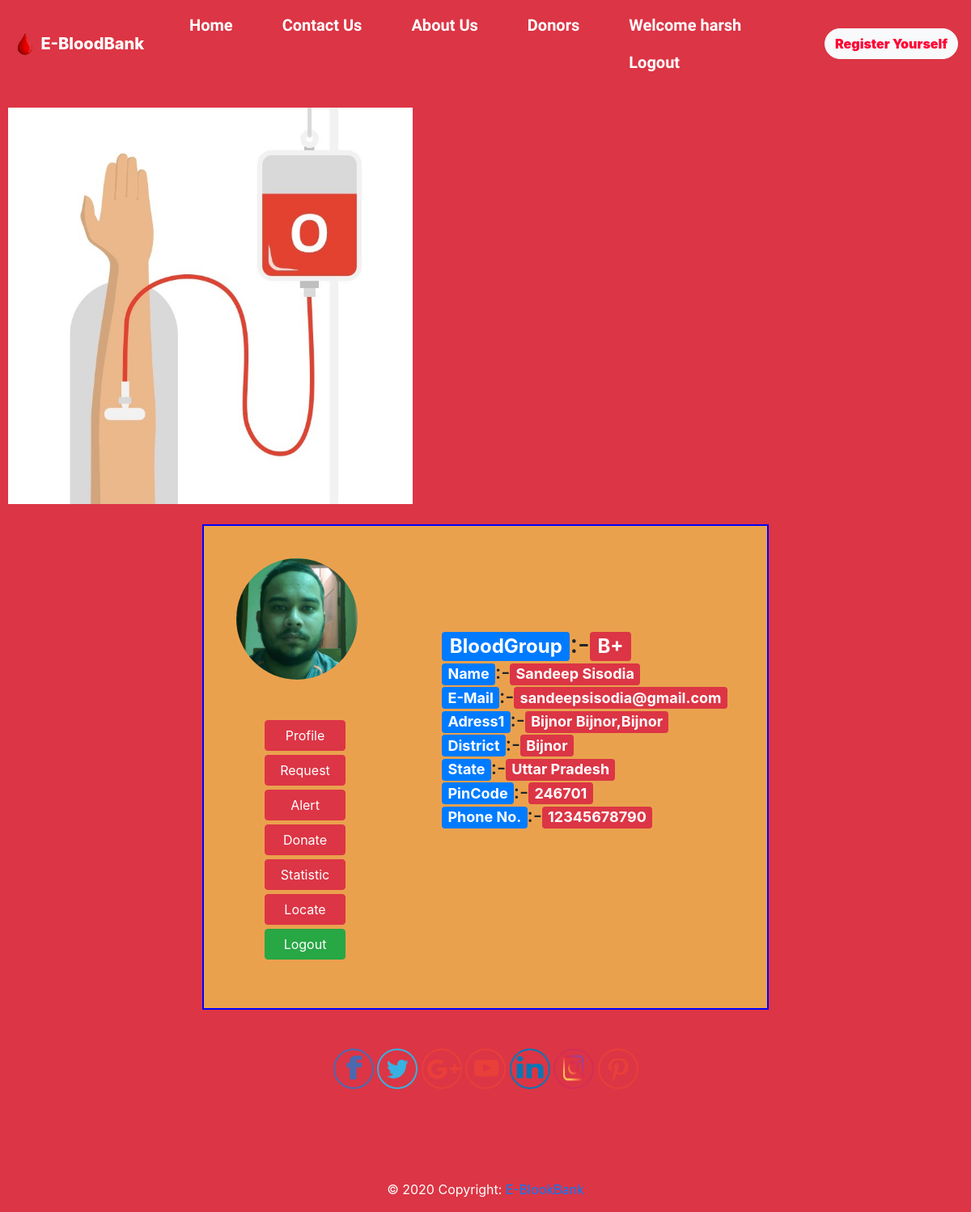
/main_app/donorProfile/2 (signed in), run on the app's committed database.
### main_app/models.py (models this page shows, shortened)
class Donor_details(models.Model):
    donor_id = models.AutoField
    donor_name = models.CharField(max_length=100)
    donor_bloodgroup = models.CharField(max_length=10)
    donor_address = models.CharField(max_length=500)
    donor_state = models.CharField(max_length=50)
    donor_district = models.CharField(max_length=50)
    donor_city = models.CharField(max_length=50)
    donor_pincode = models.IntegerField(default=0)
    donor_phone_number = models.IntegerField(default=0)
    donor_email_id = models.CharField(max_length=50)
    donor_profile_pic = models.ImageField(upload_to='profiles')

### main_app/views.py (the view)
# urls.py: path('donorProfile/<int:donorid>',views.donorProf,name='donorProfile'),
@login_required
def donorProf(request,donorid):
    donor = Donor_details.objects.filter(id=donorid)
    return render(request,'donorProfile.html',{'donor':donor[0]})

### main_app/templates/donorProfile.html (shortened to what this page needs)
{% extends 'basic.html' %}
{% block body %}
<div class="row">
  <img
    src="/static/sandonorimage.jpg"
    alt=""
    srcset=""
    style="max-width: 500px; min-width: 0px;margin:25px"
  />
  <div
    class="donorbox"
    style="
      margin: auto;
      border: 2px solid blue;
      width: 700px;
      height: 600px;
      background-color: #eaa14e;
    "
  >
    <div class="row">
    <div class="box" style="width: 230px;height:500px ;margin-left: 15px;display: inline;">
      <img
        src="/media/{{donor.donor_profile_pic}}"
        alt=""
        srcset=""
        class="rounded-circle"
        style="width: 150px;margin-left: 40px;margin-top: 40px;"
      />
      <button type="button" class="btn btn-danger" style="margin-left: 75px;margin-top: 50px;width: 100px;">Profile</button>
      <button type="button" class="btn btn-danger" style="margin-left: 75px;margin-top: 5px;width: 100px;">Request</button>
      <button type="button" class="btn btn-danger" style="margin-left: 75px;margin-top: 5px;width: 100px;">Alert</button>
      <button type="button" class="btn btn-danger" style="margin-left: 75px;margin-top: 5px;width: 100px;">Donate</button>
      <button type="button" class="btn btn-danger" style="margin-left: 75px;margin-top: 5px;width: 100px;">Statistic</button>
      <button type="button" class="btn btn-danger" style="margin-left: 75px;margin-top: 5px;width: 100px;">Locate</button>
      <button type="button" class="btn btn-success" style="margin-left: 75px;margin-top: 5px;width: 100px;"><a style="text-decoration: none;color: white;" href="/accounts/logout/">Logout</a></button>
    </div>
      <div class="namemail" style="margin: auto;">
        <h2 style="margin: auto;"><span class="badge badge-primary">BloodGroup</span>:-<span class="badge badge-danger">{{donor.donor_bloodgroup}}</span></h2>
        <h4 style="margin: auto;"><span class="badge badge-primary">Name</span>:-<span class="badge badge-danger">{{donor.donor_name}}</span></h4>
        <h4 style="margin: auto;"><span class="badge badge-primary">E-Mail</span>:-<span class="badge badge-danger">{{donor.donor_email_id}}</span></h4>
        <h4 style="margin: auto;"><span class="badge badge-primary">Adress1</span>:-<span class="badge badge-danger">{{donor.donor_address}},{{donor.donor_city}}</span></h4>
        <h4 style="margin: auto;"><span class="badge badge-primary">District</span>:-<span class="badge badge-danger">{{donor.donor_district}}</span></h4>
        <h4 style="margin: auto;"><span class="badge badge-primary">State</span>:-<span class="badge badge-danger">{{donor.donor_state}}</span></h4>
        <h4 style="margin: auto;"><span class="badge badge-primary">PinCode</span>:-<span class="badge badge-danger">{{donor.donor_pincode}}</span></h4>
        <h4 style="margin: auto;"><span class="badge badge-primary">Phone No.</span>:-<span class="badge badge-danger">{{donor.donor_phone_number}}</span></h4>
      </div>
    </div>
  </div>
</div>
{% endblock body %}

### main_app/templates/basic.html (shortened to what this page needs)
<!doctype html>
<html lang="en">
  <head>
    <link rel="stylesheet" href="https://stackpath.bootstrapcdn.com/bootstrap/4.5.0/css/bootstrap.min.css">
    <link rel="stylesheet" href="https://cdnjs.cloudflare.com/ajax/libs/font-awesome/4.7.0/css/font-awesome.min.css">
   <body>
     <div class="navigation">
      <nav class="navbar navbar-expand-lg">
        <a class="navbar-brand" style="text-decoration: none;" href="/">
          <img
            src="/static/favicon.png"
            width="30"
            height="30"
            class="d-inline-block align-top"
            alt=""
            loading="lazy"
          />
          E-BloodBank
        </a>
        <div class="collapse navbar-collapse" id="navbarSupportedContent">
          <ul class="navbar-nav mr-auto">
            <li class="nav-item active">
              <a class="nav-link" href="/main_app/"
                >Home <span class="sr-only">(current)</span></a
              >
            </li>
            <li class="nav-item">
              <a class="nav-link" href="/main_app/contactus">Contact Us</a>
            </li>
            <li class="nav-item">
              <a class="nav-link" href="/main_app/aboutus">About Us</a>
            </li>
            <li class="nav-item">
              <a class="nav-link" href="/main_app/donors">Donors</a>
            </li>
                        {% if user.is_authenticated %}
            <div class="dropdown">
              <li class="nav-item">
                <a class="nav-link" href="/main_app/donorProfile/1">Welcome {{user}}</a>
              </li>
              <li class="nav-item">
                <a class="nav-link" href="/accounts/logout/">Logout</a>
              </li>
            </div>
            {% else %}
            <li class="nav-item">
              <a class="nav-link" href="/accounts/login/">Login</a>
            </li>
            {% endif %}
          </ul>
          <form class="form-inline my-2 my-lg-0" id="donorbtn">
            <a href="/main_app/donorRegitration"><button class="btn btn-light my-2 my-sm-0"style="color: rgb(255, 0, 0);font-weight: 900;border-radius: 2rem;" type="button"><p id="donorbtnpara">Register Yourself</p>
            </button>
          </a>
          </form>
        </div>
      </nav>
     </div>
     {% block body %}
     {% endblock body %}
<footer class="page-footer font-small cyan darken-3">
  <div class="containers" style="text-align: center;color: thistle;">
    <div class="row">
      <div class="col-md-12 py-5">
        <div class="mb-5 flex-center">
          <a class="fb-ic" href="https://www.facebook.com">
            <img src="/static/facebook.png" style="width: 50px;height: 50px;border: 2px solid #4b69b0;border-radius: 25px;">
          </a>
          <a class="tw-ic" href="https://twitter.com/login">
            <img src="/static/twitter.png" style="width: 50px;height: 50px;border: 2px solid #37b1e1;border-radius: 25px;">
          </a>
          <a class="gplus-ic" href="https://mail.google.com">
            <img src="/static/gmail.png" style="width: 50px;height: 50px;border: 2px solid #e83f3a;border-radius: 25px;">
          </a>
          <a class="youtube-ic" href="https://www.youtube.com">
            <img src="/static/youtube.png" style="width: 50px;height: 50px;border: 2px solid #e83f3a;border-radius: 25px;">
          </a>
          <a class="li-ic" href="https://in.linkedin.com">
            <img src="/static/linkedin.png" style="width: 50px;height: 50px;border: 2px solid #0678b6;border-radius: 25px;">
          </a>
          <a class="ins-ic" href="https://www.instagram.com/?hl=en">
            <img src="/static/instagram.png" style="width: 50px;height: 50px;border: 2px solid #d42e55;border-radius: 25px;">
          </a>
          <a class="pin-ic" href="https://www.pinterest.com">
            <img src="/static/pintrest.png" style="width: 50px;height: 50px;border: 2px solid #e83f3a;border-radius: 25px;">
          </a>
        </div>
      </div>
    </div>
  </div>
  <div class="footer-copyright text-center py-3" style="color: white;">© 2020 Copyright:
    <a href="http://127.0.0.1:8000"> E-BlookBank</a>
  </div>
</footer>
    </body>
</html>

### data on the page
Donor_details: donor_profile_pic (picture), donor_bloodgroup "B+", donor_name "Sandeep Sisodia", donor_email_id "sandeepsisodia@gmail.com", donor_address "Bijnor Bijnor", donor_city "Bijnor", donor_district "Bijnor", donor_state "Uttar Pradesh", donor_pincode "246701", donor_phone_number "12345678790"

### other printed values
{{ user }} "harsh"
